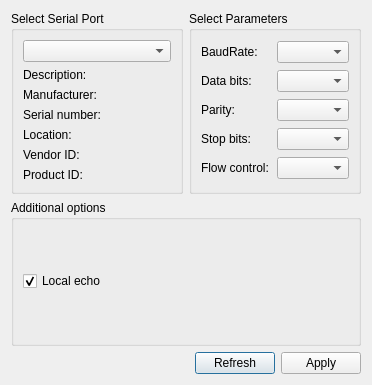
<?xml version="1.0" encoding="UTF-8"?>
<ui version="4.0">
 <class>SettingsDialog</class>
 <widget class="QDialog" name="SettingsDialog">
  <property name="geometry">
   <rect>
    <x>0</x>
    <y>0</y>
    <width>372</width>
    <height>385</height>
   </rect>
  </property>
  <property name="maximumSize">
   <size>
    <width>16777215</width>
    <height>385</height>
   </size>
  </property>
  <property name="baseSize">
   <size>
    <width>0</width>
    <height>385</height>
   </size>
  </property>
  <property name="windowTitle">
   <string>Settings</string>
  </property>
  <layout class="QGridLayout" name="gridLayout_3">
   <item row="0" column="1">
    <widget class="QGroupBox" name="parametersBox">
     <property name="title">
      <string>Select Parameters</string>
     </property>
     <layout class="QGridLayout" name="gridLayout_2">
      <item row="0" column="0">
       <widget class="QLabel" name="baudRateLabel">
        <property name="text">
         <string>BaudRate:</string>
        </property>
       </widget>
      </item>
      <item row="0" column="1">
       <widget class="QComboBox" name="baudRateBox"/>
      </item>
      <item row="1" column="0">
       <widget class="QLabel" name="dataBitsLabel">
        <property name="text">
         <string>Data bits:</string>
        </property>
       </widget>
      </item>
      <item row="1" column="1">
       <widget class="QComboBox" name="dataBitsBox"/>
      </item>
      <item row="2" column="0">
       <widget class="QLabel" name="parityLabel">
        <property name="text">
         <string>Parity:</string>
        </property>
       </widget>
      </item>
      <item row="2" column="1">
       <widget class="QComboBox" name="parityBox"/>
      </item>
      <item row="3" column="0">
       <widget class="QLabel" name="stopBitsLabel">
        <property name="text">
         <string>Stop bits:</string>
        </property>
       </widget>
      </item>
      <item row="3" column="1">
       <widget class="QComboBox" name="stopBitsBox"/>
      </item>
      <item row="4" column="0">
       <widget class="QLabel" name="flowControlLabel">
        <property name="text">
         <string>Flow control:</string>
        </property>
       </widget>
      </item>
      <item row="4" column="1">
       <widget class="QComboBox" name="flowControlBox"/>
      </item>
     </layout>
    </widget>
   </item>
   <item row="0" column="0">
    <widget class="QGroupBox" name="selectBox">
     <property name="title">
      <string>Select Serial Port</string>
     </property>
     <layout class="QGridLayout" name="gridLayout">
      <item row="0" column="0">
       <widget class="QComboBox" name="serialPortInfoListBox"/>
      </item>
      <item row="1" column="0">
       <widget class="QLabel" name="descriptionLabel">
        <property name="text">
         <string>Description:</string>
        </property>
       </widget>
      </item>
      <item row="2" column="0">
       <widget class="QLabel" name="manufacturerLabel">
        <property name="text">
         <string>Manufacturer:</string>
        </property>
       </widget>
      </item>
      <item row="3" column="0">
       <widget class="QLabel" name="serialNumberLabel">
        <property name="text">
         <string>Serial number:</string>
        </property>
       </widget>
      </item>
      <item row="4" column="0">
       <widget class="QLabel" name="locationLabel">
        <property name="text">
         <string>Location:</string>
        </property>
       </widget>
      </item>
      <item row="5" column="0">
       <widget class="QLabel" name="vidLabel">
        <property name="text">
         <string>Vendor ID:</string>
        </property>
       </widget>
      </item>
      <item row="6" column="0">
       <widget class="QLabel" name="pidLabel">
        <property name="text">
         <string>Product ID:</string>
        </property>
       </widget>
      </item>
     </layout>
    </widget>
   </item>
   <item row="2" column="0" colspan="2">
    <layout class="QHBoxLayout" name="horizontalLayout">
     <item>
      <spacer name="horizontalSpacer">
       <property name="orientation">
        <enum>Qt::Horizontal</enum>
       </property>
       <property name="sizeHint" stdset="0">
        <size>
         <width>96</width>
         <height>20</height>
        </size>
       </property>
      </spacer>
     </item>
     <item>
      <widget class="QPushButton" name="bt_refresh">
       <property name="text">
        <string>Refresh</string>
       </property>
      </widget>
     </item>
     <item>
      <widget class="QPushButton" name="applyButton">
       <property name="text">
        <string>Apply</string>
       </property>
      </widget>
     </item>
    </layout>
   </item>
   <item row="1" column="0" colspan="2">
    <widget class="QGroupBox" name="additionalOptionsGroupBox">
     <property name="title">
      <string>Additional options</string>
     </property>
     <layout class="QVBoxLayout" name="verticalLayout">
      <item>
       <widget class="QCheckBox" name="localEchoCheckBox">
        <property name="text">
         <string>Local echo</string>
        </property>
        <property name="checked">
         <bool>true</bool>
        </property>
       </widget>
      </item>
     </layout>
    </widget>
   </item>
  </layout>
 </widget>
 <resources/>
 <connections/>
</ui>
